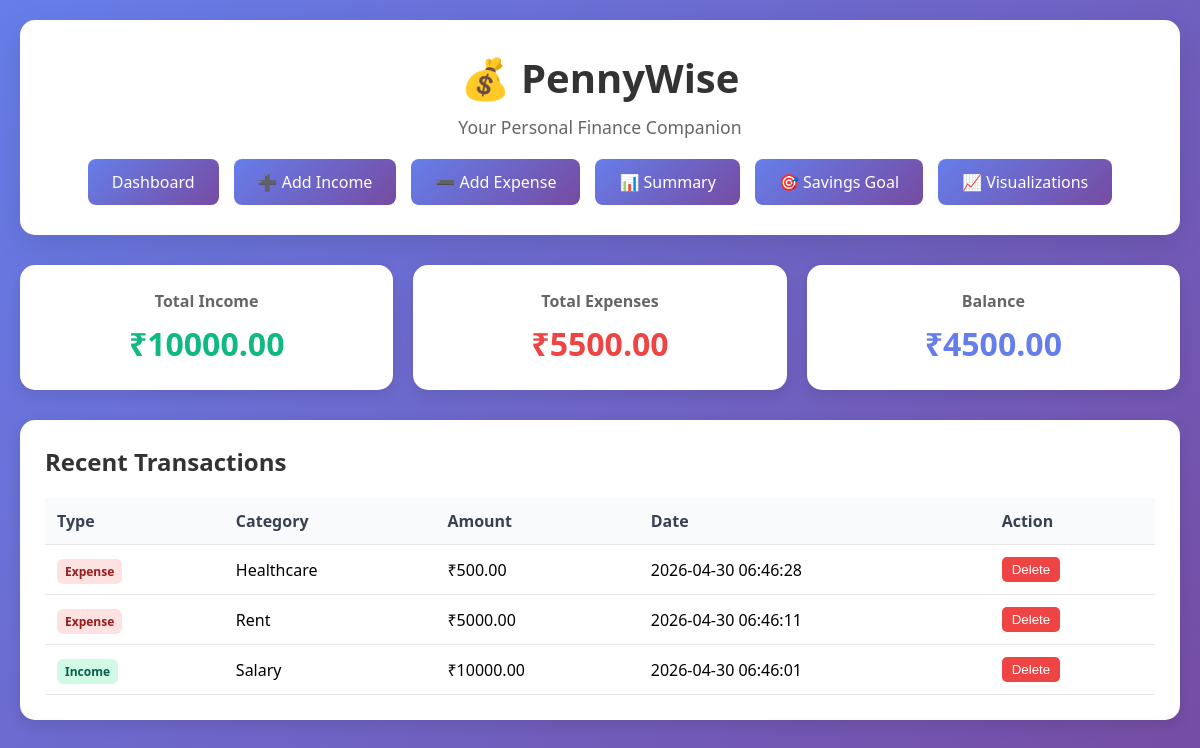
The page / on the database its author committed.
### tables this page shows
CREATE TABLE transactions (
            id INTEGER PRIMARY KEY AUTOINCREMENT,
            type TEXT NOT NULL,
            category TEXT NOT NULL,
            amount REAL NOT NULL,
            date TIMESTAMP DEFAULT CURRENT_TIMESTAMP
        );

### app.py (the view)
@app.route('/')
def index():
    conn = get_connection()
    cursor = conn.cursor()
    cursor.execute("SELECT SUM(amount) FROM transactions WHERE type = 'Income'")
    total_income = cursor.fetchone()[0] or 0
    cursor.execute("SELECT SUM(amount) FROM transactions WHERE type = 'Expense'")
    total_expenses = cursor.fetchone()[0] or 0
    balance = total_income - total_expenses
    cursor.execute("SELECT id, type, category, amount, date FROM transactions ORDER BY date DESC LIMIT 5")
    recent_transactions = cursor.fetchall()
    conn.close()
    return render_template('index.html',
                         total_income=total_income,
                         total_expenses=total_expenses,
                         balance=balance,
                         recent_transactions=recent_transactions)

### database.py (called while the page is built)
def get_connection():
    conn = sqlite3.connect(DB_FILE)
    return conn

### templates/index.html (shortened to what this page needs)
<!DOCTYPE html>
<html lang="en">
<head>
</head>
<body>
    <div class="container">
        <div class="header">
            <h1>💰 PennyWise</h1>
            <p>Your Personal Finance Companion</p>
            <div class="nav">
                <a href="/" class="nav-btn">Dashboard</a>
                <a href="/add_income" class="nav-btn">➕ Add Income</a>
                <a href="/add_expense" class="nav-btn">➖ Add Expense</a>
                <a href="/summary" class="nav-btn">📊 Summary</a>
                <a href="/savings" class="nav-btn">🎯 Savings Goal</a>
                <a href="/visualizations" class="nav-btn">📈 Visualizations</a>
            </div>
        </div>
        <div class="stats">
            <div class="stat-card income">
                <h3>Total Income</h3>
                <div class="amount">₹{{ "%.2f"|format(total_income) }}</div>
            </div>
            <div class="stat-card expense">
                <h3>Total Expenses</h3>
                <div class="amount">₹{{ "%.2f"|format(total_expenses) }}</div>
            </div>
            <div class="stat-card balance">
                <h3>Balance</h3>
                <div class="amount">₹{{ "%.2f"|format(balance) }}</div>
            </div>
        </div>
        <div class="recent-section">
            <h2>Recent Transactions</h2>
            <div class="transaction-table">
                <table>
                    <thead>
                        <tr>
                            <th>Type</th>
                            <th>Category</th>
                            <th>Amount</th>
                            <th>Date</th>
                            <th>Action</th>
                        </tr>
                    </thead>
                    <tbody>
                        {% for transaction in recent_transactions %}
                        <tr>
                            <td>
                                <span class="badge badge-{{ transaction[1].lower() }}">
                                    {{ transaction[1] }}
                                </span>
                            </td>
                            <td>{{ transaction[2] }}</td>
                            <td>₹{{ "%.2f"|format(transaction[3]) }}</td>
                            <td>{{ transaction[4] }}</td>
                            <td>
                                <button class="delete-btn" onclick="deleteTransaction({{ transaction[0] }})">Delete</button>
                            </td>
                        </tr>
                        {% endfor %}
                    </tbody>
                </table>
            </div>
        </div>
    </div>
</body>
</html>

### templates/index.html (style rules this page uses)
* { margin: 0; padding: 0; box-sizing: border-box; }
body { font-family: 'Segoe UI', Tahoma, Geneva, Verdana, sans-serif; background: linear-gradient(135deg, #667eea 0%, #764ba2 100%); min-height: 100vh; padding: 20px; }
.container { max-width: 1200px; margin: 0 auto; }
.header { background: white; border-radius: 15px; padding: 30px; margin-bottom: 30px; box-shadow: 0 10px 30px rgba(0,0,0,0.1); text-align: center; }
.header h1 { color: #333; margin-bottom: 10px; font-size: 2.5em; }
.header p { color: #666; font-size: 1.1em; }
.nav { display: flex; justify-content: center; gap: 15px; margin-top: 20px; flex-wrap: wrap; }
.nav-btn { padding: 12px 24px; background: linear-gradient(135deg, #667eea 0%, #764ba2 100%); color: white; text-decoration: none; border-radius: 8px; transition: transform 0.2s, box-shadow 0.2s; display: inline-block; }
.stats { display: grid; grid-template-columns: repeat(auto-fit, minmax(250px, 1fr)); gap: 20px; margin-bottom: 30px; }
.stat-card { background: white; border-radius: 15px; padding: 25px; text-align: center; box-shadow: 0 5px 15px rgba(0,0,0,0.1); transition: transform 0.2s; }
.stat-card h3 { color: #666; font-size: 16px; margin-bottom: 10px; }
.stat-card .amount { font-size: 32px; font-weight: bold; color: #333; }
.stat-card.income .amount { color: #10b981; }
.stat-card.expense .amount { color: #ef4444; }
.stat-card.balance .amount { color: #667eea; }
.recent-section { background: white; border-radius: 15px; padding: 25px; box-shadow: 0 5px 15px rgba(0,0,0,0.1); }
.recent-section h2 { margin-bottom: 20px; color: #333; }
.transaction-table { width: 100%; overflow-x: auto; }
table { width: 100%; border-collapse: collapse; }
th, td { padding: 12px; text-align: left; border-bottom: 1px solid #e5e7eb; }
th { background-color: #f9fafb; font-weight: 600; color: #374151; }
.badge { padding: 4px 8px; border-radius: 6px; font-size: 12px; font-weight: 600; }
.badge-income { background: #d1fae5; color: #065f46; }
.badge-expense { background: #fee2e2; color: #991b1b; }
.delete-btn { background: #ef4444; color: white; border: none; padding: 5px 10px; border-radius: 5px; cursor: pointer; transition: background 0.2s; }

### rows shown on the page
transactions: amount "500.00"
transactions: amount "5000.00"
transactions: amount "10000.00"

### other values the page prints
{{ "%.2f"|format(total_income) }} "10000.00"
{{ "%.2f"|format(total_expenses) }} "5500.00"
{{ "%.2f"|format(balance) }} "4500.00"
